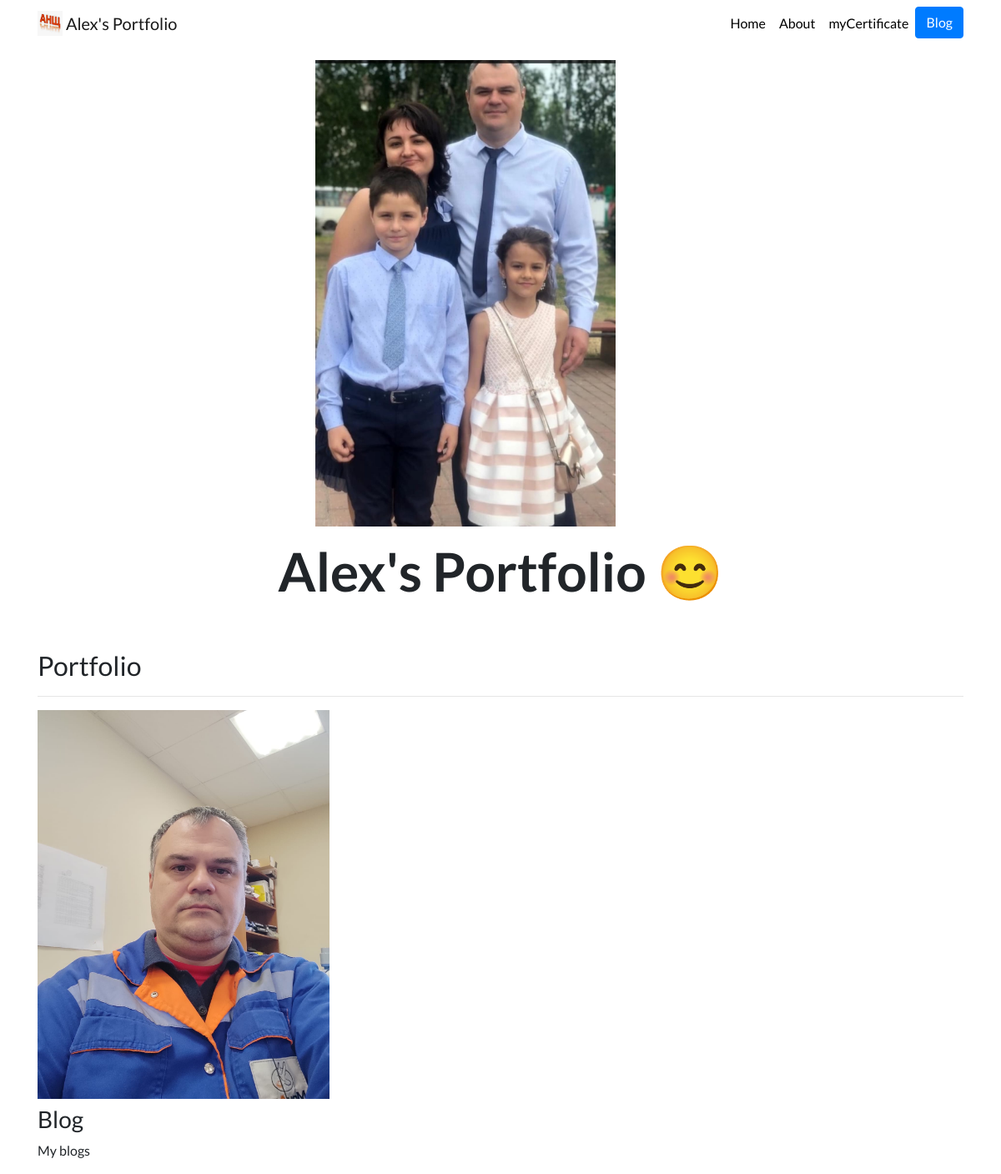
The app's page /, older data.
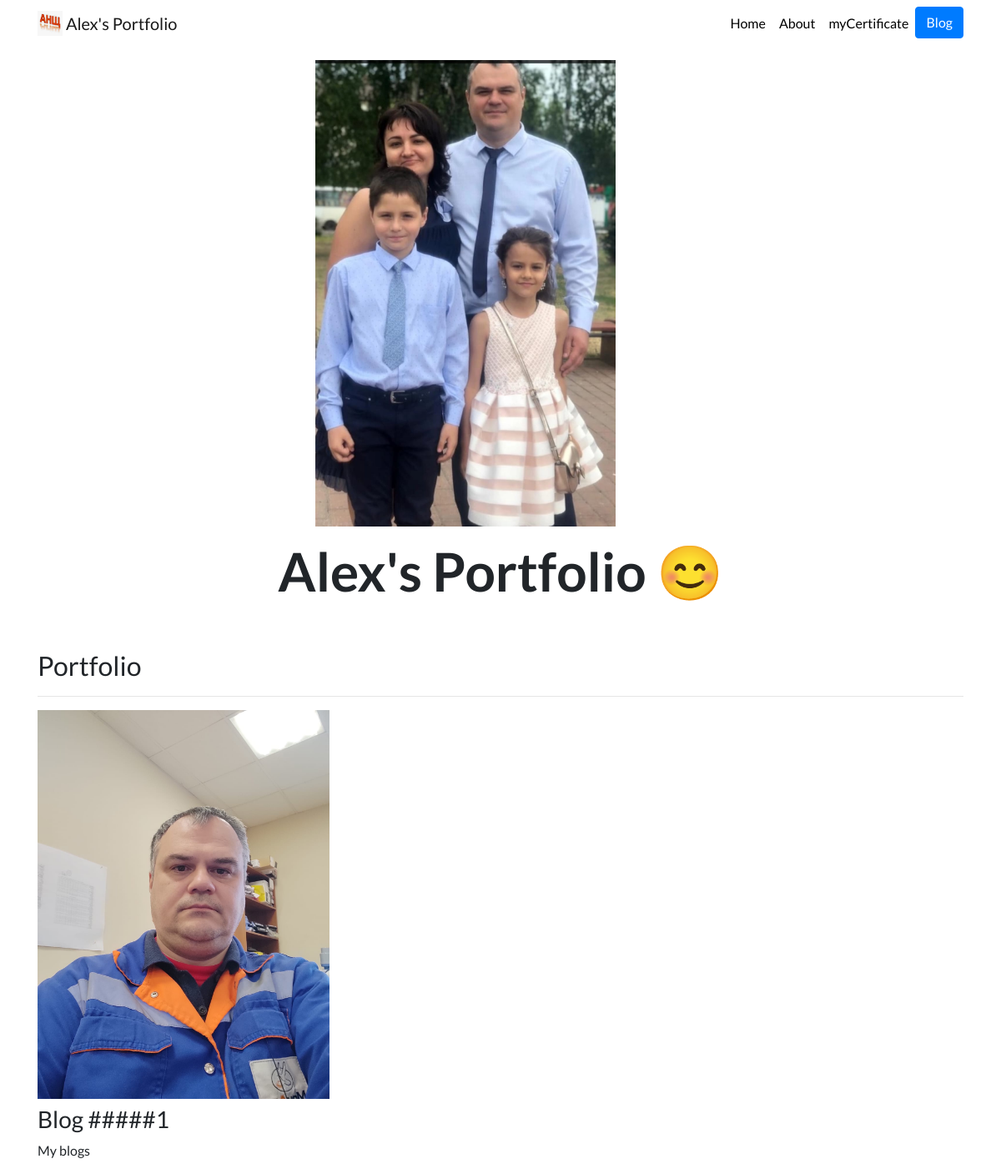
The same page, newer data.
### portfolio/models.py (models this page shows, shortened)
class Project(models.Model):
    title = models.CharField(max_length=100)
    description = models.CharField(max_length=250)
    image = models.ImageField(upload_to='portfolio/images/')
    url = models.URLField(blank=True)

### portfolio/views.py (the view)
# urls.py: 2. Add a URL to urlpatterns:  path('', views.home, name='home')
def home(request):
    projects = Project.objects.all()
    return render(request, 'portfolio/home.html', {'projects':projects})

### portfolio/templates/portfolio/home.html
{% extends 'portfolio/base.html' %}
{% load static %}
{% block content %}
<div class="row justify-content-center my-3">
  <div class="col-5">
    <img src="{% static 'portfolio/1.jpg' %}" class="img-fluid" height=500 width=360>
  </div>
</div>
<div class="row justify-content-center mb-3">
  <div class="col-md-9 text-center">
    <h1 id="hometext" class="font-weight-bold">Alex's Portfolio 😊</h1>
  </div>
</div>
<h2 class="mt-5">Portfolio</h2>
<hr>
<div class="row">
  {% for project in projects %}
  <div class="col-lg-4 col-md-6">
    {% if project.url %}
    <a href="{{ project.url }}">
      <img src="{{ project.image.url }}" class="img-fluid mb-2">
    </a>
    {% else %}
    <img src="{{ project.image.url }}" class="img-fluid mb-2">
    {% endif %}
    <h3>{{ project.title }}</h3>
    <p>{{ project.description }}</p>
  </div>
  {% endfor %}
</div>
{% endblock %}

Row changes from the older to the newer data that the page shows:
changed Project "My blogs": title "Blog" → "Blog #####1"
